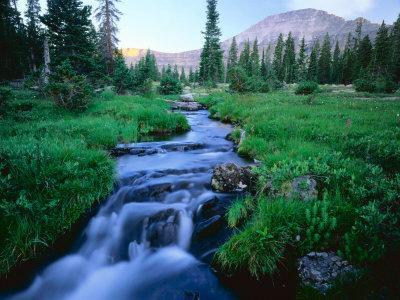
//> input picture Resources/Greenery.jpg, 400 x 300 px
$ ./E3   (built with g++ and OpenCV 4)
//> lines starting //> are read from the running program, lines starting //| are printed output that depends on the picture; after the words box and inside, x2 and y2 are one past the last pixel; in counts of white or black regions, pixels touching at a corner belong together
#include <opencv2/opencv.hpp>
#include <stdio.h>
#include <iostream>

cv::Point pStart(0, 0);
cv::Mat orig;

void onMouse(int event, int x, int y, int flags, void *img)
{

    cv::Mat* image = ((cv::Mat *)img);
    cv::Point p(x, y);
    cv::Scalar clickedColor, black = {0, 0, 0, 0}, white = {255, 255, 255, 255};
    clickedColor = image->at<cv::Vec3b>(y, x);

    if (event == cv::EVENT_LBUTTONDOWN)
    {
        pStart = p;
        try
        {
            // Code that could throw an exception
            cv::destroyWindow("Histogram");
        }
        catch (...)
        {
            // Code that executes when an exception of type
        }
    }
    else if (event == cv::EVENT_MOUSEMOVE && flags & cv::EVENT_FLAG_LBUTTON)
    {

        cv::Point pFinish(x, y);
        cv::Rect selection(pStart, pFinish);
        // std::cout << selection << '\n';
        *image = orig.clone();                      // cleans up the image from having prior rectangle on it
        // std::cout << "Reset image!" << "\n";
        cv::rectangle(*image, selection, white, 1); // draws the rectangle on the image
        // std::cout << "Drew Rectangle" << "\n";
        //cv::imshow("img",*image);


    }

    else if (event == cv::EVENT_LBUTTONUP)
    { // create histogram
        // Wipe the images clean
        cv::Mat copy = orig.clone();
        //image = orig.clone();
        std::cout << "Reset image!" << "\n";

        // Get and set the corners of selection rectangle
        cv::Point pFinish(x, y);
        cv::Point topLeft(pStart),
            bottomLeft(pStart.x, pFinish.y),
            topRight(pFinish.x, pStart.y),
            bottomRight(pFinish);
        cv::Rect selectionBox(pStart,pFinish);
        cv::Point corners[] = {topLeft, topRight, bottomRight, bottomLeft};
        std::cout << corners[1] << '\n';

        // Fill the rectangle and alpha blend the images for transparent selection
        cv::fillConvexPoly(*image, corners, 4, white);
        std::cout << "Filled rectangle" << "\n";

        cv::addWeighted(*image, 0.25, copy, 0.75, 0.0, *image);
        std::cout << "Alpha blended" << "\n";

        // Create the Histogram
        cv::Mat histogramImg(300, 300, CV_8UC3, clickedColor);

        int histSize = 256;
        float range[] = {0,256.0};
        float histRange[] = {0,256.0};
        cv::Mat b_hist, g_hist, r_hist;
        std::vector<cv::Mat> bgr_planes;

        std::cout << "Pre-roi()" << std::endl;
        cv::Mat rectMask = cv::Mat::zeros(image->rows, image->cols, CV_8U);
        rectMask(selectionBox) = 1;
        // std::cout << "rectMask: " << rectMask << std::endl;


        std::cout << "Pre-split()" << std::endl;
        cv::split(orig, bgr_planes);

        std::cout << "Pre-calcHist()" << std::endl;


        cv::calcHist( &bgr_planes[0],1, 0, rectMask, b_hist, 1, &histSize, 0);
        cv::calcHist( &bgr_planes[1],1, 0, rectMask, g_hist, 1, &histSize, 0);
        cv::calcHist( &bgr_planes[2],1, 0, rectMask, r_hist, 1, &histSize, 0);

        std::cout << "Calculated Histograms!" << std::endl;

        int hist_w = 512, hist_h = 400;
        int bin_w = cvRound((double)hist_w/histSize);
        cv::Mat histImg(hist_h, hist_w, CV_8UC3,cv::Scalar(0,0,0,0));
        cv::normalize(b_hist,b_hist,0,hist_h,cv::NORM_MINMAX,-1,cv::Mat());
        cv::normalize(g_hist,g_hist,0,hist_h,cv::NORM_MINMAX,-1,cv::Mat());
        cv::normalize(r_hist,r_hist,0,hist_h,cv::NORM_MINMAX,-1,cv::Mat());

        std::cout << "Normalized Histograms!" << std::endl;


        for (int i = 1; i < histSize; i++){
            line(histImg, cv::Point(bin_w * (i-1), hist_h - cvRound(b_hist.at<float>(i-1))),
            cv::Point(bin_w * (i), hist_h - cvRound(b_hist.at<float>(i))), cv::Scalar(255,0,0),2,8,0);
            line(histImg, cv::Point(bin_w * (i-1), hist_h - cvRound(g_hist.at<float>(i-1))),
            cv::Point(bin_w * (i), hist_h - cvRound(g_hist.at<float>(i))), cv::Scalar(0,255,0),2,8,0);
            line(histImg, cv::Point(bin_w * (i-1), hist_h - cvRound(r_hist.at<float>(i-1))),
            cv::Point(bin_w * (i), hist_h - cvRound(r_hist.at<float>(i))), cv::Scalar(0,0,255),2,8,0);

        }
        std::cout << "Drew Histograms!" << std::endl;

        cv::namedWindow("Histogram", 1);
        cv::imshow("Histogram", histImg);
        cv::moveWindow("Histogram", 400, 400);


    }
}

int main(int argc, char **argv)
{
    std::string path = "../Resources/Greenery.jpg";

    cv::Mat img;

    if (argc > 1)
    {
        orig = cv::imread(argv[1], -1);
        img = orig.clone();
    }

    cv::namedWindow("img", cv::WINDOW_AUTOSIZE);
    if (img.empty())
    {
        orig = cv::imread(path, cv::IMREAD_COLOR);
//> orig is the input picture: 300 rows x 400 cols, CV_8UC3; mean B, G, R 93.3, 95, 58
        img = orig.clone();
        if (img.empty())
        {
            std::cout << "No image provided";
            return -1;
        }
    }

    cv::setMouseCallback("img", onMouse, &img);

    // Do image processing here
    int counter = 0;
    while (1)
    {

        cv::imshow("img", img);
        if (cv::waitKey(20) == 27)
//> the left mouse button is pressed at (100, 75)
//> the mouse is dragged to (200, 150)
//> the mouse is dragged to (300, 225)
//> call 3 of onMouse, with event = 0, x = 300, y = 225, flags = 1
//> in onMouse (call 3), `cv::rectangle(*image, selection, white, 1);`:
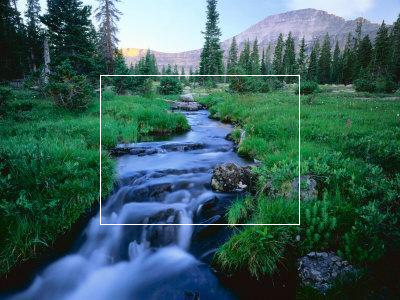
//> image: 300 rows x 400 cols, CV_8UC3; 0.58% of pixels changed, all inside (x1, y1, x2, y2) = (100, 75, 300, 225)
//> the button is released at (300, 225)
//> call 4 of onMouse, with event = 4, x = 300, y = 225, flags = 0
//> in onMouse (call 4), `cv::fillConvexPoly(*image, corners, 4, white);`:
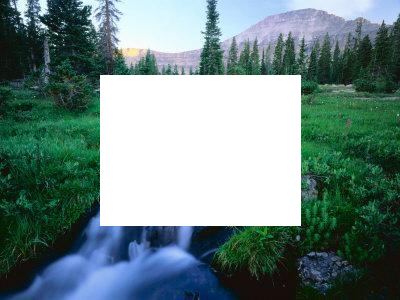
//> image: 300 rows x 400 cols, CV_8UC3; mean B, G, R 131.6, 133, 108.4
//> in onMouse (call 4), `cv::addWeighted(*image, 0.25, copy, 0.75, 0.0, *image);`:
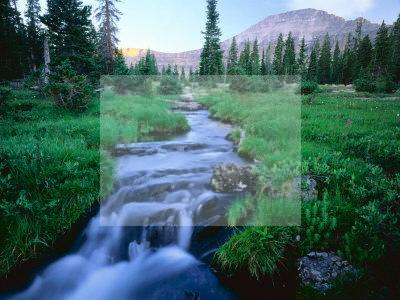
//> image: 300 rows x 400 cols, CV_8UC3; mean B, G, R 102.9, 104.5, 70.6
//> in onMouse (call 4), `cv::split(orig, bgr_planes);`:
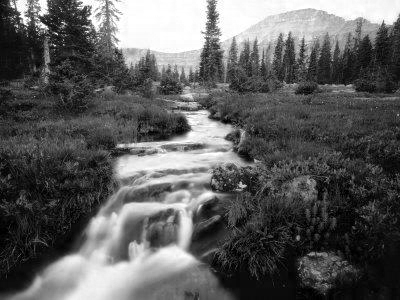
//> bgr_planes[0]: 300 rows x 400 cols, CV_8UC1; min 0, max 255, mean 93.3
//> in onMouse (call 4), `cv::split(orig, bgr_planes);`:
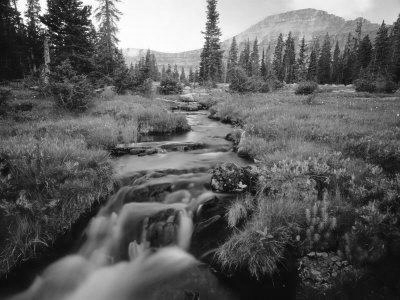
//> bgr_planes[1]: 300 rows x 400 cols, CV_8UC1; min 0, max 255, mean 95
//> in onMouse (call 4), `cv::split(orig, bgr_planes);`:
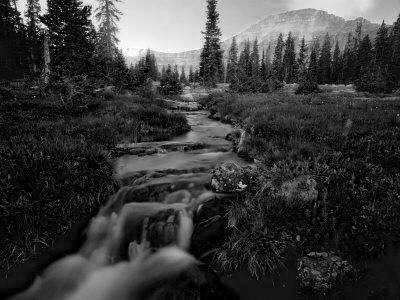
//> bgr_planes[2]: 300 rows x 400 cols, CV_8UC1; min 0, max 255, mean 58
//> in onMouse (call 4), `cv::calcHist( &bgr_planes[0],1, 0, rectMask, b_hist, 1, &histSize, 0);`: b_hist = 256 values, max 331 at index 80, min 5 at index 253, mean 117.2
//> in onMouse (call 4), `cv::calcHist( &bgr_planes[1],1, 0, rectMask, g_hist, 1, &histSize, 0);`: g_hist = 256 values, max 330 at index 136, min 0 at index 2, mean 117.2
//> in onMouse (call 4), `cv::calcHist( &bgr_planes[2],1, 0, rectMask, r_hist, 1, &histSize, 0);`: r_hist = 256 values, max 997 at index 0, min 0 at index 181, mean 117.2
//> in onMouse (call 4), `cv::normalize(b_hist,b_hist,0,hist_h,cv::NORM_MINMAX,-1,cv::Mat());`: b_hist = 256 values, max 400 at index 80, min 0 at index 253, mean 137.7
//> in onMouse (call 4), `cv::normalize(g_hist,g_hist,0,hist_h,cv::NORM_MINMAX,-1,cv::Mat());`: g_hist = 256 values, max 400 at index 136, min 0 at index 2, mean 142
//> in onMouse (call 4), `cv::normalize(r_hist,r_hist,0,hist_h,cv::NORM_MINMAX,-1,cv::Mat());`: r_hist = 256 values, max 400 at index 0, min 0 at index 181, mean 47.02
//> after the loop in onMouse (call 4), `for (int i = 1; i < histSize; i++)`:
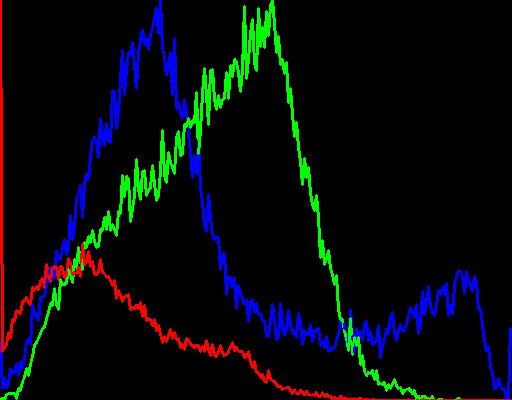
//> histImg: 400 rows x 512 cols, CV_8UC3; mean B, G, R 10.9, 9.3, 4.6
//> the Esc key is pressed
            break;
        // [5 lines of commented-out code are left out]
    }
    cv::destroyWindow("img");
    return 0;
}

$ run again, with Resources/Arm1.jpg copied over Resources/Greenery.jpg
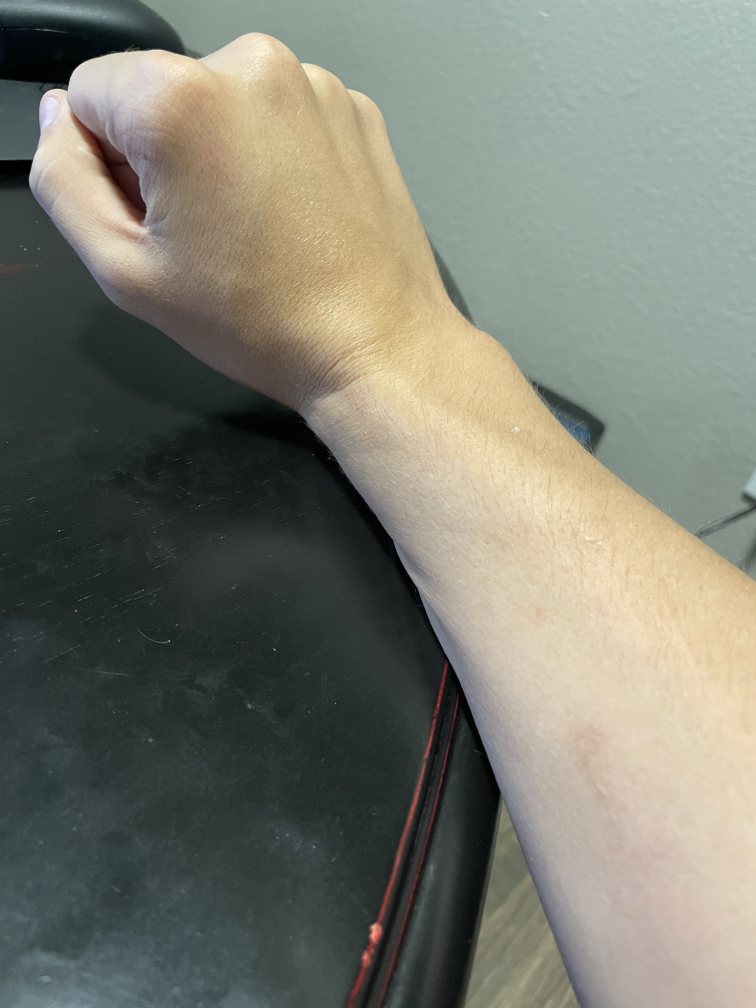
//> input picture Resources/Arm1.jpg, 3024 x 4032 px (shown at 1/4 size)
//> orig is the input picture: 4032 rows x 3024 cols, CV_8UC3; mean B, G, R 113, 124.8, 123.3
//> in onMouse (call 4), `cv::split(orig, bgr_planes);`:
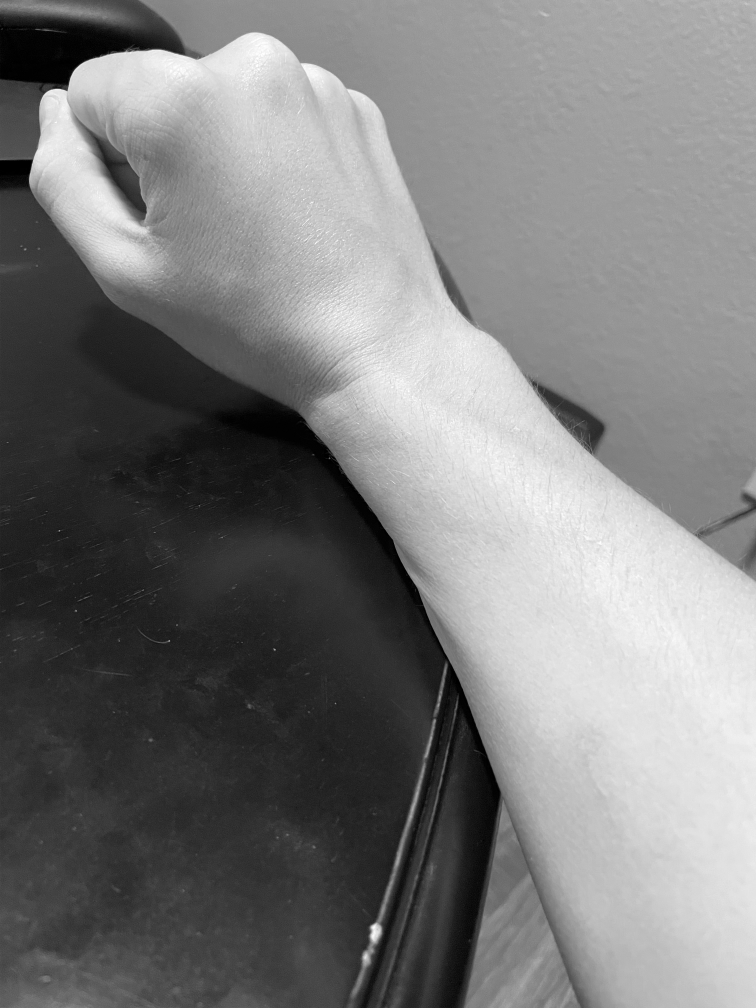
//> bgr_planes[2]: 4032 rows x 3024 cols, CV_8UC1 (shown at 1/4 size); min 0, max 255, mean 123.3
//> in onMouse (call 4), `cv::calcHist( &bgr_planes[0],1, 0, rectMask, b_hist, 1, &histSize, 0);`: b_hist = 256 values, max 46306 at index 43, min 0 at index 229, mean 11907
//> in onMouse (call 4), `cv::calcHist( &bgr_planes[1],1, 0, rectMask, g_hist, 1, &histSize, 0);`: g_hist = 256 values, max 43803 at index 47, min 8 at index 253, mean 11907
//> in onMouse (call 4), `cv::calcHist( &bgr_planes[2],1, 0, rectMask, r_hist, 1, &histSize, 0);`: r_hist = 256 values, max 44108 at index 36, min 231 at index 254, mean 11907
//> in onMouse (call 4), `cv::normalize(b_hist,b_hist,0,hist_h,cv::NORM_MINMAX,-1,cv::Mat());`: b_hist = 256 values, max 400 at index 43, min 0 at index 229, mean 102.9
//> in onMouse (call 4), `cv::normalize(g_hist,g_hist,0,hist_h,cv::NORM_MINMAX,-1,cv::Mat());`: g_hist = 256 values, max 400 at index 47, min 0 at index 253, mean 108.7
//> in onMouse (call 4), `cv::normalize(r_hist,r_hist,0,hist_h,cv::NORM_MINMAX,-1,cv::Mat());`: r_hist = 256 values, max 400 at index 36, min 0 at index 254, mean 106.4
//> after the loop in onMouse (call 4), `for (int i = 1; i < histSize; i++)`:
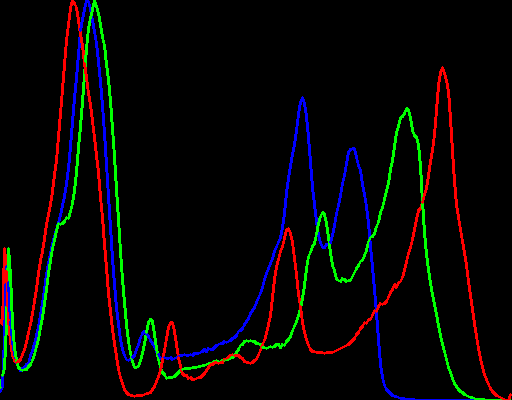
//> histImg: 400 rows x 512 cols, CV_8UC3; mean B, G, R 6.2, 6.8, 7.6

$ run again, with Resources/Arm2.jpg copied over Resources/Greenery.jpg
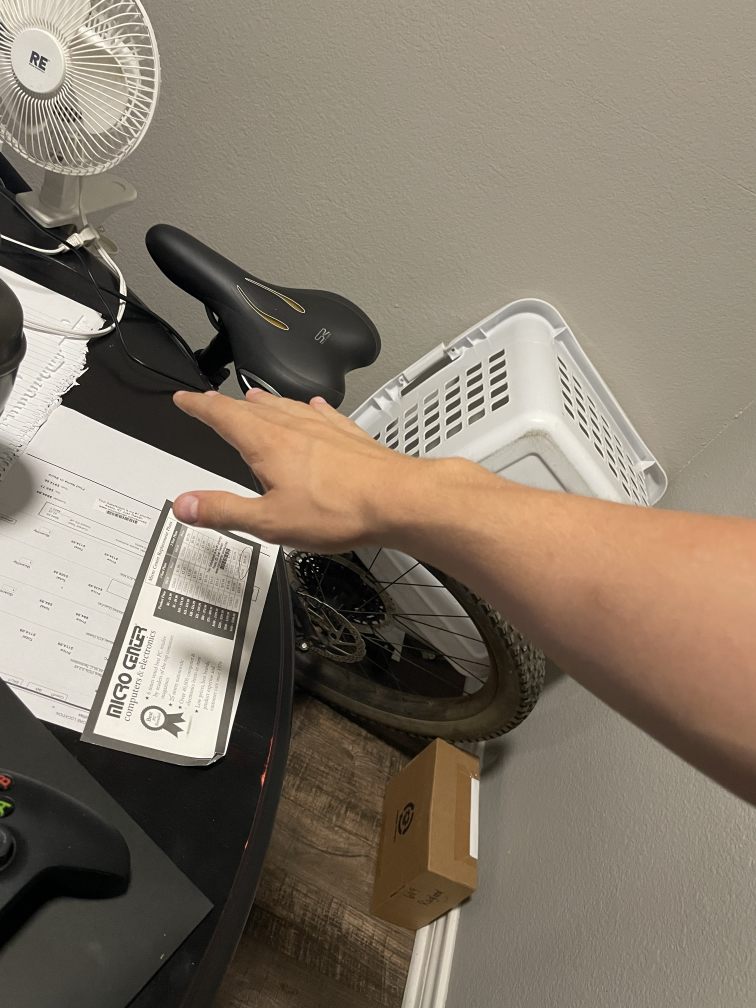
//> input picture Resources/Arm2.jpg, 3024 x 4032 px (shown at 1/4 size)
//> orig is the input picture: 4032 rows x 3024 cols, CV_8UC3; mean B, G, R 106.8, 121.5, 132.7
//> in onMouse (call 4), `cv::split(orig, bgr_planes);`:
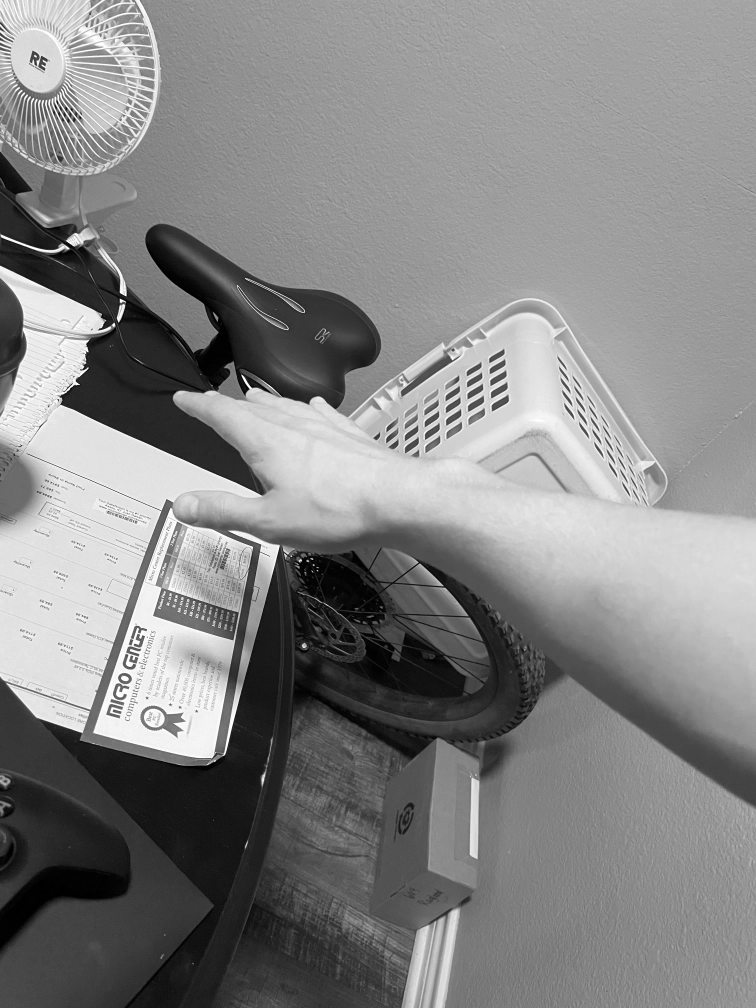
//> bgr_planes[2]: 4032 rows x 3024 cols, CV_8UC1 (shown at 1/4 size); min 0, max 255, mean 132.7
//> in onMouse (call 4), `cv::calcHist( &bgr_planes[0],1, 0, rectMask, b_hist, 1, &histSize, 0);`: b_hist = 256 values, max 34105 at index 121, min 0 at index 254, mean 11907
//> in onMouse (call 4), `cv::calcHist( &bgr_planes[1],1, 0, rectMask, g_hist, 1, &histSize, 0);`: g_hist = 256 values, max 25072 at index 151, min 847 at index 254, mean 11907
//> in onMouse (call 4), `cv::calcHist( &bgr_planes[2],1, 0, rectMask, r_hist, 1, &histSize, 0);`: r_hist = 256 values, max 27274 at index 215, min 1028 at index 253, mean 11907
//> in onMouse (call 4), `cv::normalize(b_hist,b_hist,0,hist_h,cv::NORM_MINMAX,-1,cv::Mat());`: b_hist = 256 values, max 400 at index 121, min 0 at index 254, mean 139.7
//> in onMouse (call 4), `cv::normalize(g_hist,g_hist,0,hist_h,cv::NORM_MINMAX,-1,cv::Mat());`: g_hist = 256 values, max 400 at index 151, min 0 at index 254, mean 182.6
//> in onMouse (call 4), `cv::normalize(r_hist,r_hist,0,hist_h,cv::NORM_MINMAX,-1,cv::Mat());`: r_hist = 256 values, max 400 at index 215, min 0 at index 253, mean 165.8
//> after the loop in onMouse (call 4), `for (int i = 1; i < histSize; i++)`:
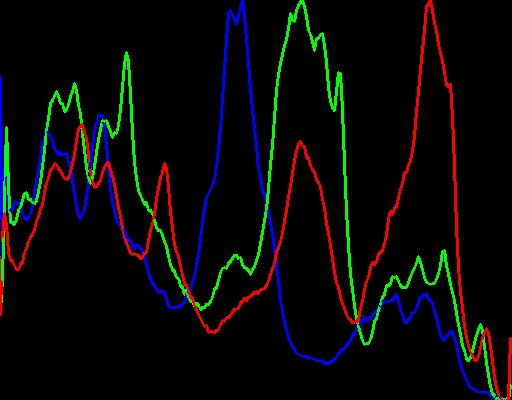
//> histImg: 400 rows x 512 cols, CV_8UC3; mean B, G, R 6.2, 8, 7.5

$ run again, with Resources/Arm3.jpg copied over Resources/Greenery.jpg
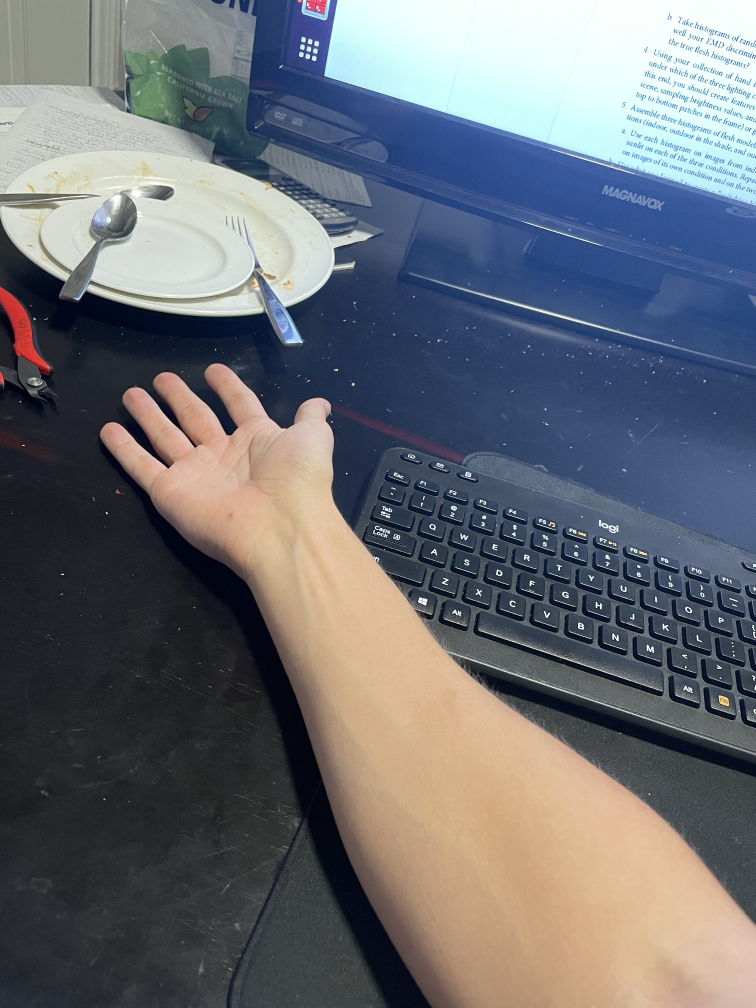
//> input picture Resources/Arm3.jpg, 3024 x 4032 px (shown at 1/4 size)
//> orig is the input picture: 4032 rows x 3024 cols, CV_8UC3; mean B, G, R 115.1, 109.2, 106.5
//> in onMouse (call 4), `cv::calcHist( &bgr_planes[0],1, 0, rectMask, b_hist, 1, &histSize, 0);`: b_hist = 256 values, max 44481 at index 149, min 13 at index 1, mean 11907
//> in onMouse (call 4), `cv::calcHist( &bgr_planes[1],1, 0, rectMask, g_hist, 1, &histSize, 0);`: g_hist = 256 values, max 48654 at index 187, min 525 at index 242, mean 11907
//> in onMouse (call 4), `cv::calcHist( &bgr_planes[2],1, 0, rectMask, r_hist, 1, &histSize, 0);`: r_hist = 256 values, max 58792 at index 221, min 132 at index 253, mean 11907
//> in onMouse (call 4), `cv::normalize(b_hist,b_hist,0,hist_h,cv::NORM_MINMAX,-1,cv::Mat());`: b_hist = 256 values, max 400 at index 149, min 0 at index 1, mean 107
//> in onMouse (call 4), `cv::normalize(g_hist,g_hist,0,hist_h,cv::NORM_MINMAX,-1,cv::Mat());`: g_hist = 256 values, max 400 at index 187, min 0 at index 242, mean 94.6
//> in onMouse (call 4), `cv::normalize(r_hist,r_hist,0,hist_h,cv::NORM_MINMAX,-1,cv::Mat());`: r_hist = 256 values, max 400 at index 221, min 0 at index 253, mean 80.29
//> after the loop in onMouse (call 4), `for (int i = 1; i < histSize; i++)`:
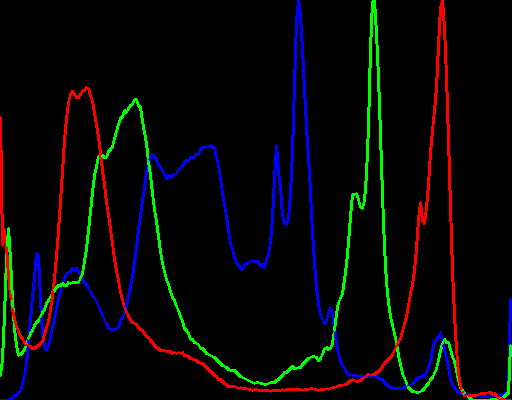
//> histImg: 400 rows x 512 cols, CV_8UC3; mean B, G, R 6.9, 7, 6.9
